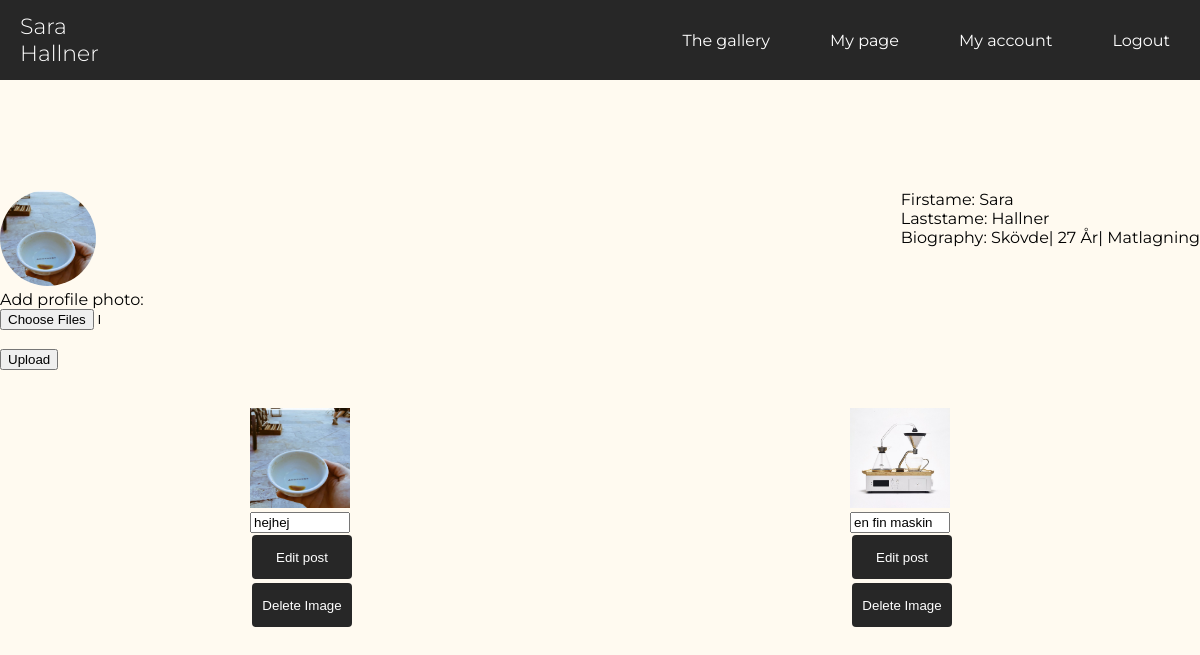
Page /mypage.php (signed in) on the earlier database version.
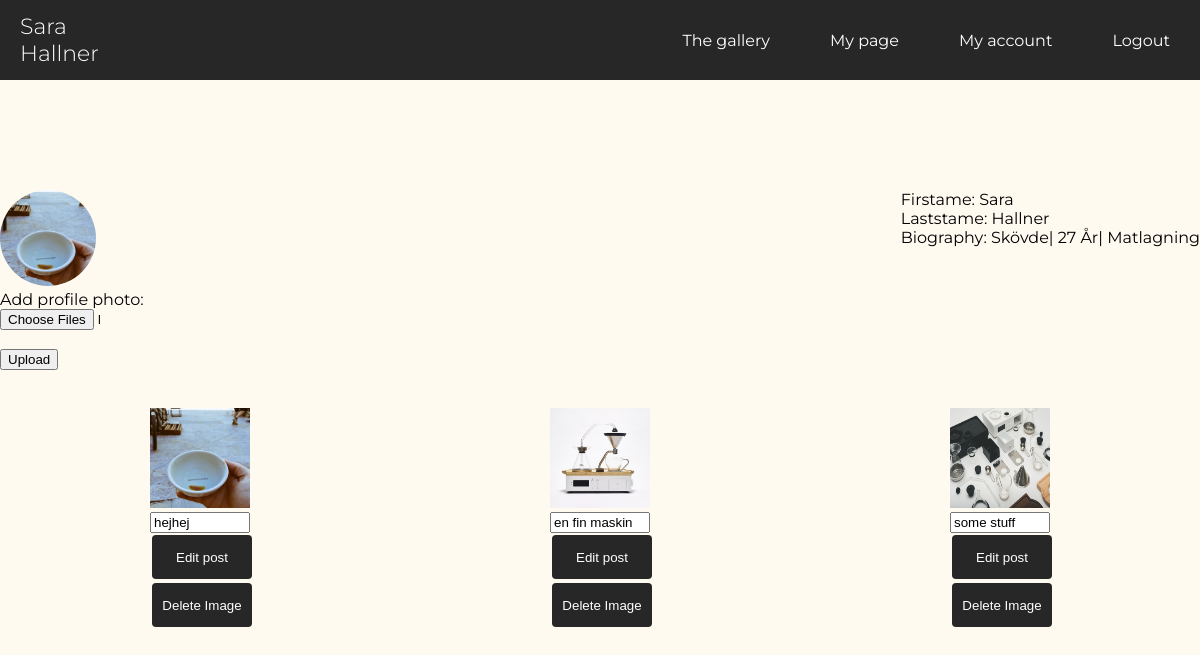
Same page on the later database version.
### tables this page shows
CREATE TABLE "posts" (
	`post_id`	INTEGER NOT NULL PRIMARY KEY AUTOINCREMENT,
	`post`	TEXT NOT NULL,
	`date`	TEXT,
	`user_id`	INTEGER,
	`content`	TEXT
);

### mypage.php (the view, shortened to what this page needs)
<?php require __DIR__.'/views/header.php'; ?>
<article class="my-page">
  <?php $userId = $_SESSION['user']['user_id']; ?>
<div class="top-mypage">
<div class="avatar">
<img class="profile-pic" src="image/profile/<?php echo $_SESSION['user']['profile_pic'];?>" alt="avatar">
   <form action="app/users/upload.php" method="post" enctype="multipart/form-data">
            <div>
                <p><label for="images">Add profile photo:</label></p>
                <input type="file"  value="upload file" name="profile_pic" id="images" accept=".png, .jpeg, .jpg" multiple required>
            </div><br>
            <button type="submit">Upload</button>
        </form>
    </div>
    <div class="bio">
        <p>Firstame: <?php echo $_SESSION['user']['first_name']; ?></p>
        <p>Laststame: <?php echo $_SESSION['user']['last_name']; ?></p>
        <p>Biography: <?php echo $_SESSION['user']['bio']; ?></</p>
    </div>
</div>
<br>
<br>
<div class="gallery-mypage">
    <?php
            $statement = $pdo->prepare("SELECT * FROM posts WHERE user_id =  '$userId';");
            $statement->execute();
            $posts = $statement->fetchAll(PDO::FETCH_ASSOC);
     ?>
        <?php foreach ($posts as $post): ?>
            <div class="posts">
            <img style="width: 100px; height: 100px;" class="gallery-pics" src="image/post/<?php echo $post['post'];?>" alt="photoify">
            <br>
            <form class="edit-post" action="app/posts/update.php" method="post">
              <p>
                <input type="text" value="<?php echo $post['content'];?>" name="content" id=content>
              </p>
              <p>
                <button type="submit" class="save-button">Edit post</button>
             </p>
        </form>
        <form class="delete-post" action="app/posts/delete.php" method="post">
            <p>
              <button class="delete-post-button" type="submit" class="delete">Delete Image</button>
           </p>
        </form>
            <br>
            <br>
        </div>
            <?php endforeach; ?>
</div>
</article>
<?php require __DIR__.'/views/footer.php'; ?>

Differences in the rows shown:
added posts: post (picture), content "some stuff"
